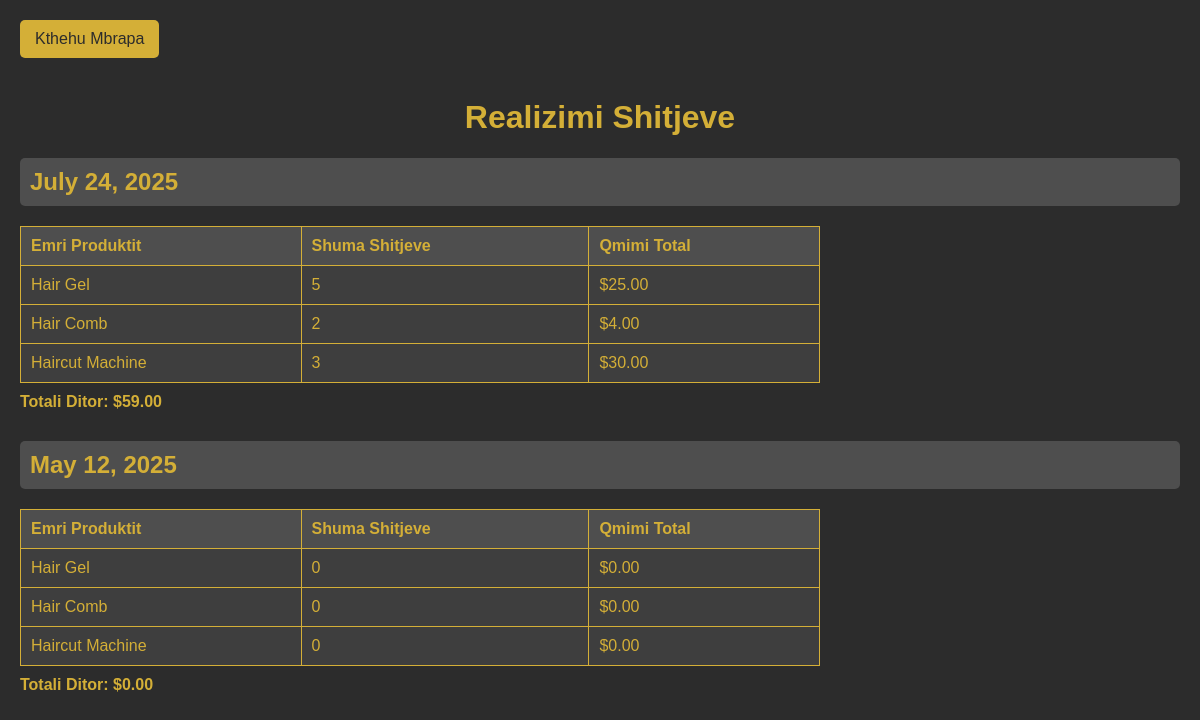
Page /Realisation.php on the committed database.
### tables this page shows
CREATE TABLE Products (
    id INTEGER PRIMARY KEY AUTOINCREMENT,
    name TEXT NOT NULL,
    price REAL NOT NULL,
    stock INTEGER NOT NULL,
    barcode TEXT NOT NULL UNIQUE
);

### Realisation.php (the view, shortened to what this page needs)
<?php
try {
    $db_path = __DIR__ . '/backend/db.sqlite';
    $db = new SQLite3($db_path);
    $query = "SELECT DATE(s.date) as sale_date, p.id, p.name, SUM(s.quantity) as total_quantity, SUM(s.total) as total_price
              FROM Sales s
              JOIN Products p ON s.product_id = p.id
              WHERE s.product_id IS NOT NULL
              GROUP BY DATE(s.date), p.id, p.name
              ORDER BY sale_date DESC";
    $result = $db->query($query);
    $sales_by_date = [];
    while ($row = $result->fetchArray(SQLITE3_ASSOC)) {
        $date = $row['sale_date'];
        if (!isset($sales_by_date[$date])) {
            $sales_by_date[$date] = [];
        }
        $sales_by_date[$date][] = [
            'name' => $row['name'],
            'quantity' => $row['total_quantity'],
            'total_price' => $row['total_price']
        ];
    }
} catch (Exception $e) {
    echo "Database error: " . $e->getMessage();
    exit;
}
?>
<!DOCTYPE html>
<html lang="en">
<head>
</head>
<body>
    <a href="index.php" class="back-btn">Kthehu Mbrapa</a>
    <h1>Realizimi Shitjeve</h1>
    <?php if (empty($sales_by_date)) { ?>
        <p>Nuk ka shitje te realizuara! </p>
    <?php } else { ?>
        <?php foreach ($sales_by_date as $date => $products) { ?>
            <div class="sales-section">
                <h2><?php echo date('F j, Y', strtotime($date)); ?></h2>
                <table>
                    <tr>
                        <th>Emri Produktit</th>
                        <th>Shuma Shitjeve</th>
                        <th>Qmimi Total</th>
                    </tr>
                    <?php
                    $daily_total = 0;
                    foreach ($products as $product) {
                        $daily_total += $product['total_price'];
                    ?>
                        <tr>
                            <td><?php echo htmlspecialchars($product['name']); ?></td>
                            <td><?php echo $product['quantity']; ?></td>
                            <td>$<?php echo number_format($product['total_price'], 2); ?></td>
                        </tr>
                    <?php } ?>
                </table>
                <div class="total">Totali Ditor: $<?php echo number_format($daily_total, 2); ?></div>
            </div>
        <?php } ?>
    <?php } ?>
</body>
</html>

### Realisation.php (style rules this page uses)
body { background-color: #2c2c2c; color: #d4af37; font-family: Arial, sans-serif; margin: 20px; }
h1 { text-align: center; }
.back-btn { display: inline-block; margin-bottom: 20px; padding: 10px 15px; background-color: #d4af37; color: #2c2c2c; text-decoration: none; border-radius: 5px; }
.sales-section { margin-bottom: 30px; }
.sales-section h2 { background-color: #4e4e4e; padding: 10px; border-radius: 5px; }
table { border-collapse: collapse; width: 100%; max-width: 800px; background-color: #3e3e3e; }
th, td { border: 1px solid #d4af37; padding: 10px; text-align: left; }
th { background-color: #4e4e4e; }
.total { font-weight: bold; margin-top: 10px; }

### rows in the picture
products: name "Hair Gel", quantity "5", total_price "25.00", quantity "0", total_price "0.00"
products: name "Hair Comb", quantity "2", total_price "4.00", quantity "0", total_price "0.00"
products: name "Haircut Machine", quantity "3", total_price "30.00", date "May 12, 2025", quantity "0", total_price "0.00", daily_total "0.00"

### other values in the picture
date('F j, Y', strtotime($date)) "July 24, 2025"
$daily_total "59.00"
